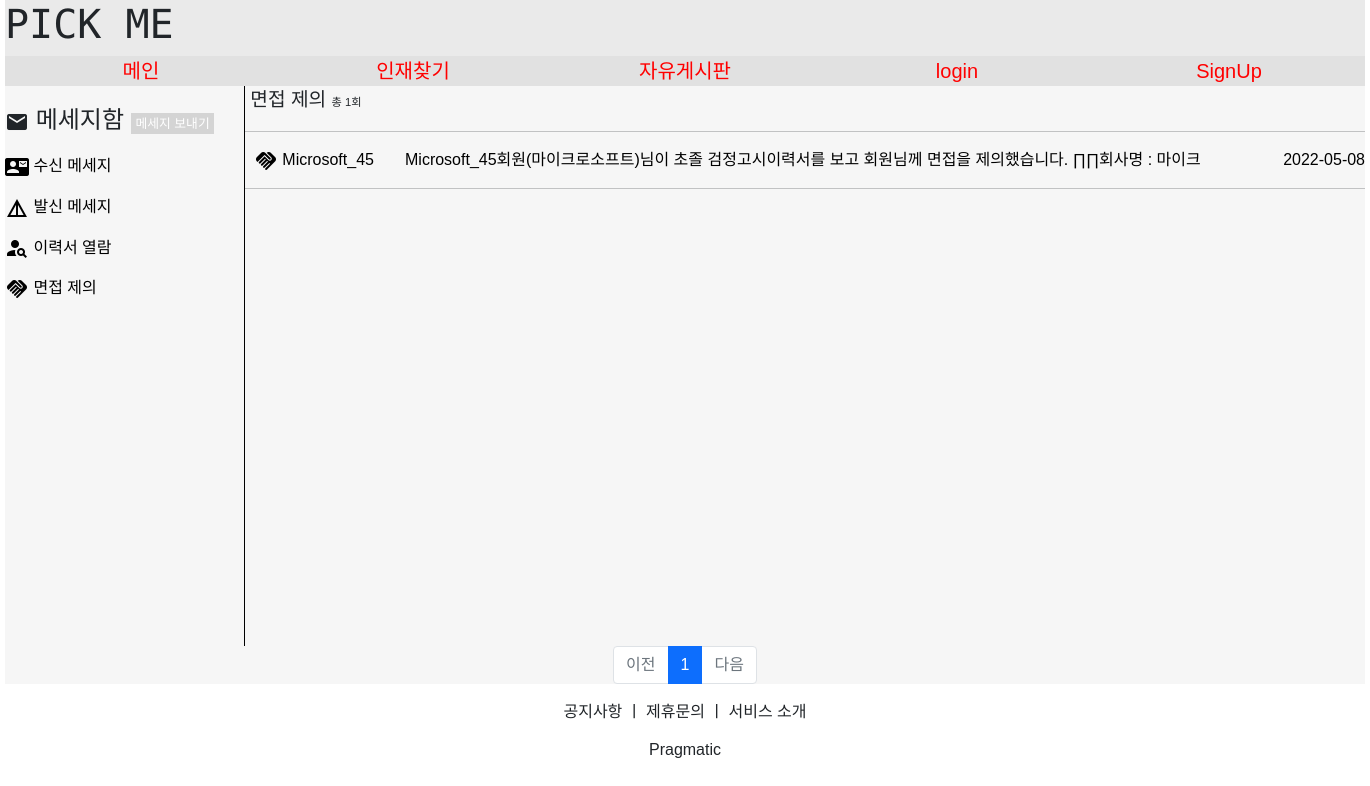
The app's page /message/message_propose/1 with its own data.
### messageapp/models.py (models this page shows)
class Message_Propose_Model(models.Model):
    message_propose_receive = models.ForeignKey(MyUser, on_delete=models.CASCADE, related_name='message_propose_receive')
    message_propose_send = models.ForeignKey(MyUser, on_delete=models.CASCADE, related_name='message_propose_send')
    message_propose_detail = models.TextField()
    message_propose_company_group = models.CharField(max_length=200)
    message_propose_company_name = models.CharField(max_length=200)
    message_propose_company_ceo = models.CharField(max_length=100)
    message_propose_company_logo = models.FileField(upload_to='message/', null=True, blank=True)
    message_propose_company_phone_number = models.CharField(max_length=2000)
    message_propose_resume_title = models.CharField(max_length=2000, null=True, blank=True)
    message_propose_date = models.DateField(auto_now=True)
    message_propose_Time = models.TimeField(auto_now=True)
    message_propose_date_time = models.DateTimeField(auto_now=True)

### accountapp/models.py (models this page shows)
class MyUser(AbstractUser):
    nickname = models.CharField(max_length=20, unique=True)
    company_group = models.CharField(max_length=100)
    company_number = models.CharField(max_length=200)
    company_name = models.CharField(max_length=200)
    company_ceo = models.CharField(max_length=100)
    company_logo = models.FileField(upload_to='company_logo/', null=True, blank=True)
    company_phone_number = models.CharField(max_length=100)
    company_paper = models.FileField(upload_to='company_paper/', null=True, blank=True)

### messageapp/views.py (the view)
# urls.py: path('message_propose/<int:pk>', views.message_propose, name='message_propose'),
def message_propose(request, pk):
    context = {}
    page = request.GET.get('page', '1')
    user = MyUser.objects.filter(pk=pk)
    for temp_user in user:
        message = Message_Propose_Model.objects.filter(message_propose_receive=temp_user).order_by('-message_propose_date_time')
        count = len(message)
    paginator = Paginator(message, 8)
    page_obj = paginator.get_page(page)
    context['message'] = page_obj
    context['count'] = count
    context['pk'] = pk
    return render(request, 'message_propose.html', context)

### messageapp/templates/message_propose.html (shortened to what this page needs)
{% extends 'base-message.html' %}
{% block content %}
    {% load static %}
    <link rel="stylesheet" href="{% static 'css/message.css' %}">
    <div class="message_content">
        <div class="message_menu">
            <div class="self_margin"></div>
            <div style="font-size:1.5rem;">
                <i style="vertical-align:middle;" class="material-icons">mail</i>
                메세지함
                <a href="{% url 'messageapp:message_write' pk=pk %}">
                    <span class="message_push">메세지 보내기</span>
                </a>
            </div>
            <div>
                <a href="{% url 'messageapp:message_content' pk=pk %}">
                    <i style="vertical-align:middle;" class="material-icons">contact_mail</i>
                    수신 메세지
                </a>
                <a href="{% url 'messageapp:message_send' pk=pk %}">
                    <i style="vertical-align:middle;" class="material-icons">details</i>
                    발신 메세지
                </a>
                <a href="{% url 'messageapp:message_search' pk=pk %}">
                    <i style="vertical-align:middle;" class="material-icons">person_search</i>
                    이력서 열람
                </a>
                <a href="{% url 'messageapp:message_propose' pk=pk %}">
                    <i style="vertical-align:middle;" class="material-icons">handshake</i>
                    면접 제의
                </a>
            </div>
        </div>
        <div class="message_list">
            <div style="font-size:1.2rem;">
                &nbsp;면접 제의
                <span style="font-size:0.7rem;">총 {{ count }}회</span>
            </div>
            <hr>
            {% for list in message %}
                <a href="{% url 'messageapp:message_propose_detail' title=list.pk pk=pk %}">
                    <div class="message_main">
                        <div style="width:10rem; height:1.5rem; overflow:hidden; text-overflow:ellipsis;">
                            <i style="vertical-align:middle;" class="material-icons">handshake</i>
                            {{ list.message_propose_send }}
                        </div>
                        <div style="width:50rem; height:1.5rem; overflow:hidden; text-overflow:ellipsis;">
                            {{ list.message_propose_detail }}
                        </div>
                        <div style="width:10rem; height:1.5rem; overflow:hidden; text-overflow:ellipsis; display:flex;">
                            <div style="margin-left:auto;">
                                {{ list.message_propose_date_time|date:"Y-m-d" }}
                            </div>
                        </div>
                    </div>
                </a>
                <hr>
            {% endfor %}
        </div>
    </div>
    <ul class="pagination justify-content-center">
        {% if message.has_previous %}
            <li class="page-item">
                <a class="page-link" href="?page={{ message.previous_page_number }}">이전</a>
            </li>
        {% else %}
            <li class="page-item disabled">
                <a class="page-link" tabindex="-1" aria-disabled="true" href="#">이전</a>
            </li>
        {% endif %}
        {% for page_number in message.paginator.page_range %}
            {% if page_number >= message.number|add:-5 and page_number <= message.number|add:5 %}
                {% if page_number == message.number %}
                    <li class="page-item active" aria-current="page">
                        <a class="page-link" href="?page={{ page_number }}">{{ page_number }}</a>
                    </li>
                {% else %}
                    <li class="page-item">
                        <a class="page-link" href="?page={{ page_number }}">{{ page_number }}</a>
                    </li>
                {% endif %}
            {% endif %}
        {% endfor %}
        {% if message.has_next %}
            <li class="page-item">
                <a class="page-link" href="?page={{ message.next_page_number }}">다음</a>
            </li>
        {% else %}
            <li class="page-item disabled">
                <a class="page-link" tabindex="-1" aria-disabled="true" href="#">다음</a>
            </li>
        {% endif %}
    </ul>
{% endblock %}

### static/css/message.css (style rules this page uses)
* { font-family: 'Noto Sans KR', sans-serif; }
a { color:#000000; }
.message_content { width:85rem; height:70vh; display:flex; }
.message_menu { width:15rem; height:70vh; border-right:1px solid black; }
.message_list { width:70rem; height:70vh; }
.message_push { font-size:0.8rem; padding:0.2rem 0.3rem; background:#D4D4D4; color:#FFFFFF; }
.message_main { display:flex; }
.self_margin { width:5rem; height:1rem; }

### templates/head-message.html (style rules this page uses)
a { text-decoration:none }

### records on screen
Message_Propose_Model: message_propose_send "Microsoft_45", message_propose_detail "Microsoft_45회원(마이크로소프트)님이 초졸 검정고시이력서를 보고 회원님께 면접을 제의했습니다. ∏∏회사명 :…", message_propose_date_time "2022-05-08"

### other values on screen
{{ count }} "1"
{{ page_number }} "1"
